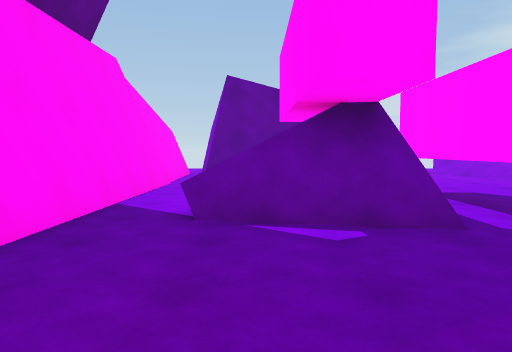
view 1 (above)

17 first-person views from a walk through a 3-D level made in the Unity game engine. The camera is 1.4 m above the floor, tilts 4° down and sees 70° across. The floor is counted in squares, 2 m on a side. Each view is taken from the middle of a square. On the plan, view 1 faces up. The plan holds only what a view shows up to about 11 squares ahead; the rest is blank. The place goes on beyond the plan. The player character is not drawn.

view 2
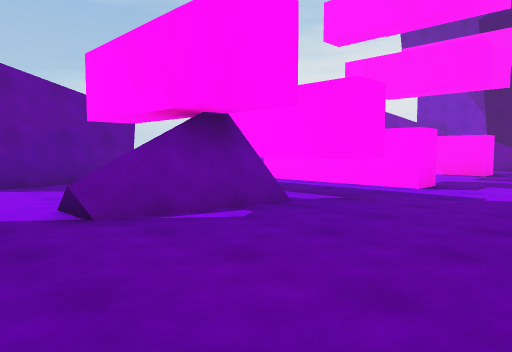

view 3
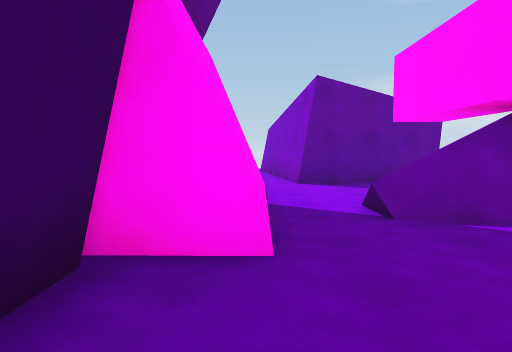

view 4
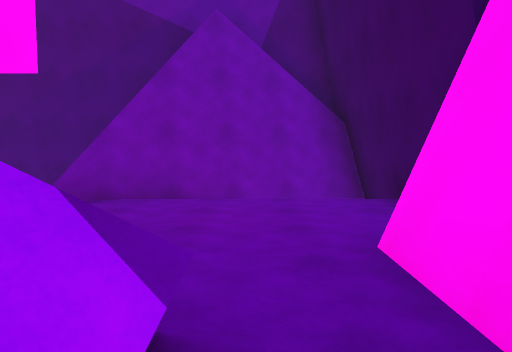

view 5
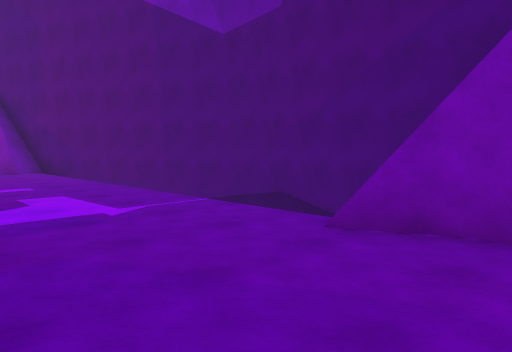

view 6
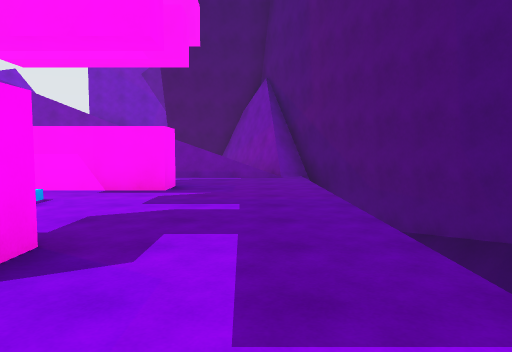

view 7
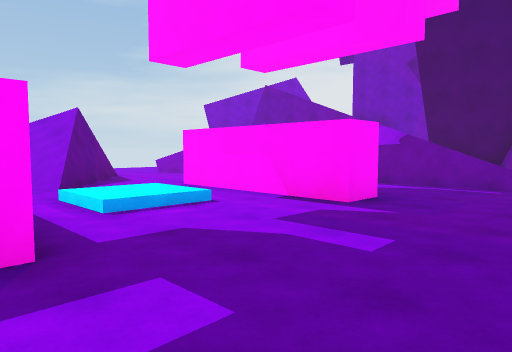

view 8
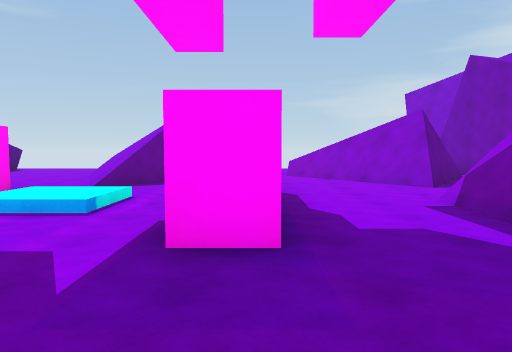

view 9
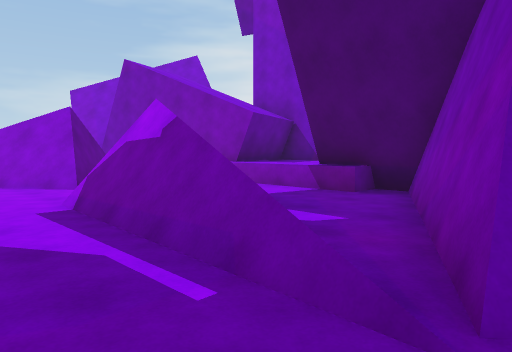

view 10
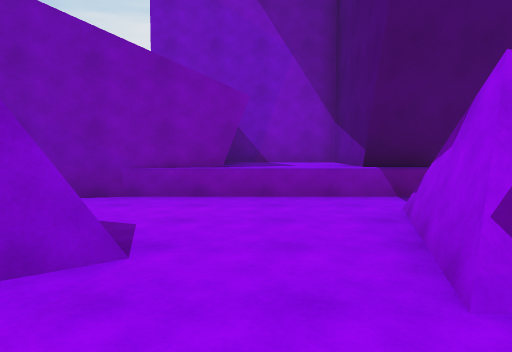

view 11
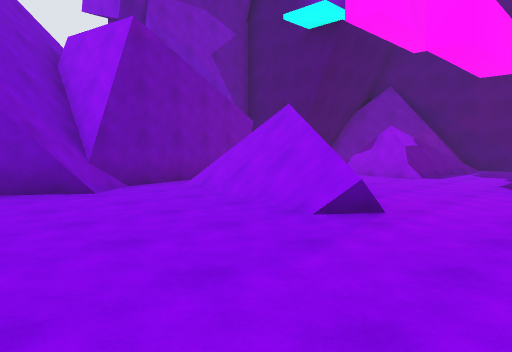

view 12
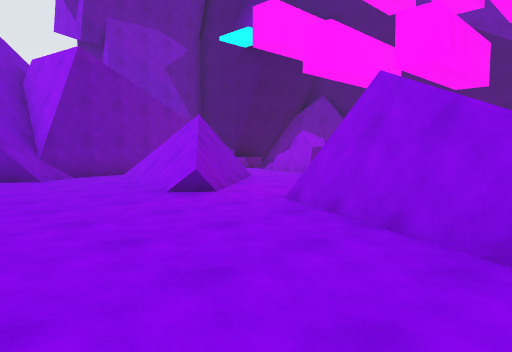

view 13
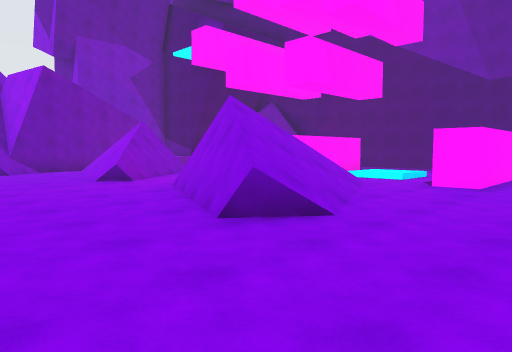

view 14
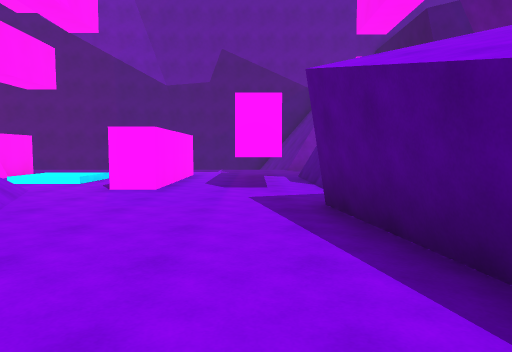

view 15
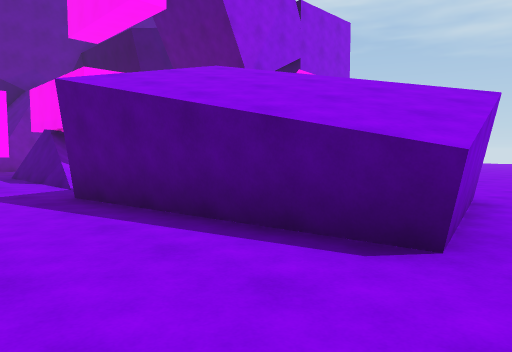

view 16
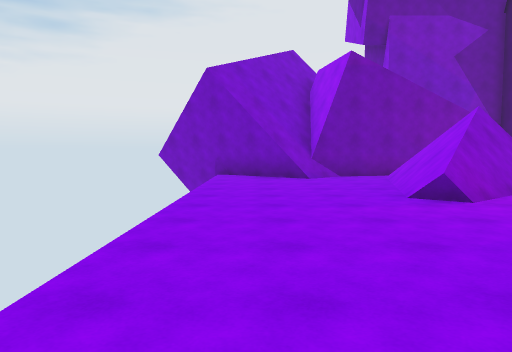

view 17
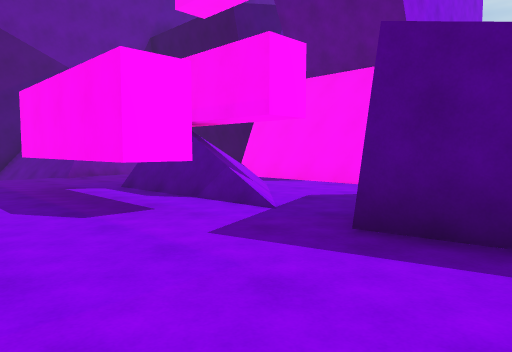

### Floor plan
Key: @ floor where view 1 was taken; # wall or solid block; . main floor; : floor 0.25 m higher than the main floor; / step, stairs or slope; = window, fence, low wall or low ledge; ^ raised ledge; v drop or lower ground.
Columns run from 8 left of view 1 to 19 right of it. Each row starts with its distance up from view 1.
 15                          #
 14          ................#
 13     ...###..............#
 12 .......# #..............#
 11 ..    ## ##.../#........#
 10       ##  #...//##.==//.##
  9       ##  #...////..#/#=.#
  8       ###....../#...=##..#
  7       #...#..../.........#^^
  6       #../.#.#....#......^^^
  5       #./#/#.#.:/.#......^^^
  4       #//#/#.#.//.#..=//.#^^
  3      ##.../#.#....#..=/..#
  2      #.............../..##
  1      #..............#/###
  0      #..@.#..........##
 -1      #v####       v###
 -2      ###  #v    v###
 -3           ########

Where each view was taken, in squares from view 1:
view 1: 0 up, 0 right, facing up
view 2: 0 up, 2 left, facing up-right
view 3: 0 up, 2 left, facing up
view 4: 5 up, 1 left, facing down
view 5: 3 up, 0 right, facing down-right
view 6: 1 up, 3 right, facing right
view 7: 0 up, 5 right, facing up-right
view 8: 0 up, 10 right, facing up
view 9: 0 up, 11 right, facing up-right
view 10: 6 up, 11 right, facing right
view 11: 14 up, 9 right, facing down-right
view 12: 14 up, 6 right, facing down-right
view 13: 14 up, 3 right, facing down-right
view 14: 13 up, 3 right, facing down
view 15: 14 up, 4 right, facing down-left
view 16: 13 up, 6 right, facing right
view 17: 10 up, 5 right, facing down-left
